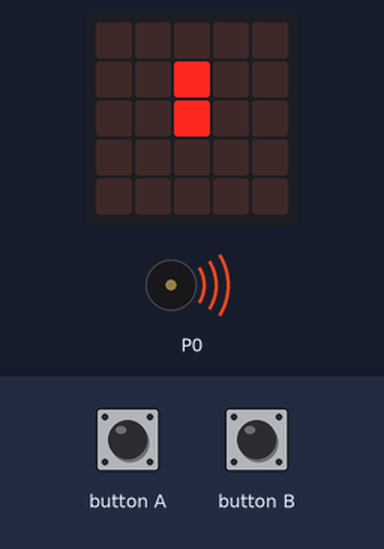
A program run on a simulated BBC micro:bit (MakeCode). Shown: the board's 5×5 LED display, buzzer (waves = sounding). Inputs (shaded band) come from the test bench. Random numbers come from a fixed seed.

Above: at 1.2 s.
1.3 s: button A pressed for 0.15 s
2.0 s: button B pressed for 0.15 s
At 3.4 s:
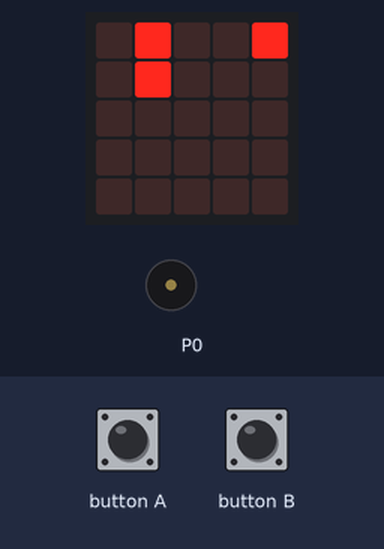
4.5 s: button A pressed for 0.15 s
At 6.5 s:
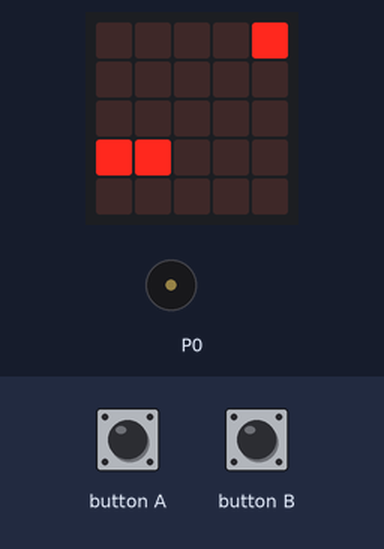
7.6 s: button B pressed for 0.15 s
At 9.5 s:
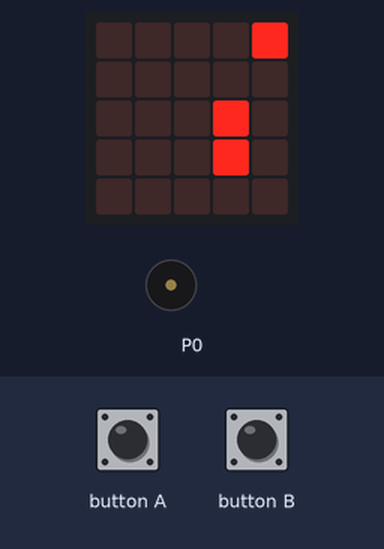
10.6 s: button A pressed for 0.15 s
At 12.6 s:
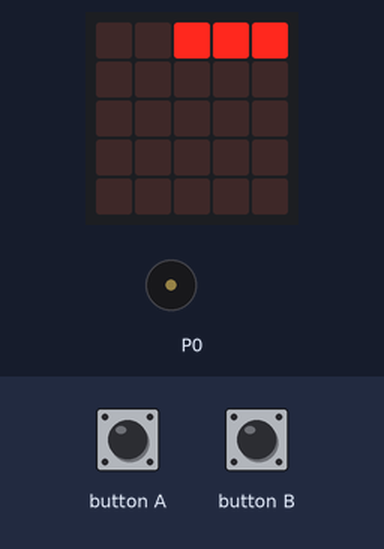
13.7 s: button B pressed for 0.15 s
At 15.6 s:
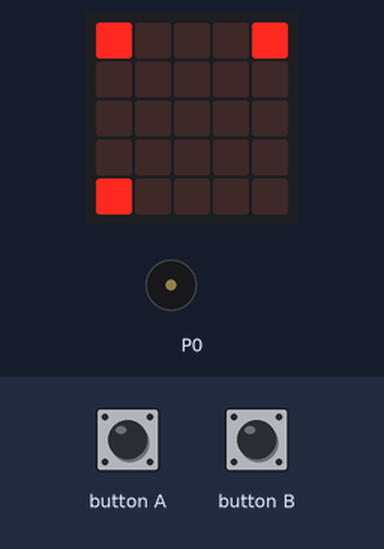
Timing chart, 0 to 17.1 s (numbered marks = the images above; inputs shaded):
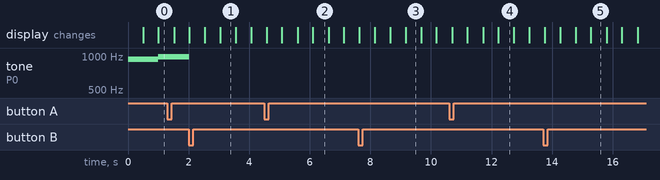

Measured:
- what the display in image 1 shows lasts 0.6 s, from 3.0 s to 3.6 s

The program:

main.ts
```typescript
input.onButtonPressed(Button.A, function () {
    if (canMove == 0) {
        if (direction > 0) {
            direction += -1
            canMove = 1
        } else {
            direction = 3
            canMove = 1
        }
    }
})
input.onButtonPressed(Button.B, function () {
    if (canMove == 0) {
        if (direction < 3) {
            direction += 1
            canMove = 1
        } else {
            direction = 0
            canMove = 1
        }
    }
})
function snakeMove () {
    canMove = 0
    led.plot(foodX, foodY)
    if (run == 0) {
        if (direction == 0) {
            ypos += -1
        } else if (direction == 1) {
            xpos += 1
        } else if (direction == 2) {
            ypos += 1
        } else {
            xpos += -1
        }
        if (xpos == 5) {
            xpos = 0
        } else if (xpos == -1) {
            xpos = 4
        } else if (ypos == 5) {
            ypos = 0
        } else if (ypos == -1) {
            ypos = 4
        }
        foodTemp = 0
    }
    xList.unshift(xpos)
    yList.unshift(ypos)
    if (xList.length > length) {
        led.unplot(xList[length], yList[length])
        xList.pop()
        yList.pop()
        for (let index = 0; index < length; index++) {
            foodTemp += 1
            if (xpos == xList[foodTemp] && ypos == yList[foodTemp]) {
                run += 1
                basic.showIcon(IconNames.Sad)
                control.waitMicros(2000000)
                music.playTone(330, music.beat(BeatFraction.Whole))
                music.playTone(311, music.beat(BeatFraction.Whole))
                music.playTone(294, music.beat(BeatFraction.Whole))
                music.playTone(277, music.beat(BeatFraction.Breve))
                basic.showNumber(length)
                control.waitMicros(2000000)
                control.reset()
            }
        }
    }
    led.plot(xpos, ypos)
}
let food = 0
let foodTemp = 0
let run = 0
let direction = 0
let canMove = 0
let foodY = 0
let foodX = 0
let yList: number[] = []
let xList: number[] = []
let ypos = 0
let xpos = 0
let length = 0
length = 1
xpos = 2
ypos = 3
xList = [xpos]
yList = [ypos]
foodX = 2
foodY = 2
canMove = 0
loops.everyInterval(500, function () {
    snakeMove()
})
basic.forever(function () {
    if (xpos == foodX && ypos == foodY) {
        length += 1
        music.playTone(932, music.beat(BeatFraction.Half))
        music.playTone(988, music.beat(BeatFraction.Half))
        food = randint(0, 25 - length)
        foodX = 0
        foodY = 0
        for (let index = 0; index < food; index++) {
            if (foodX < 4) {
                foodX += 1
            } else {
                foodY += 1
                foodX = 0
            }
            foodTemp = 0
            for (let index = 0; index < length; index++) {
                if (foodX == xList[foodTemp] && foodY == yList[foodTemp]) {
                    if (foodX < 4) {
                        foodX += 1
                    } else {
                        foodY += 1
                        foodX = 0
                    }
                }
                foodTemp += 1
            }
        }
        led.plot(foodX, foodY)
    }
})
basic.forever(function () {
    control.waitMicros(500000)
    led.unplot(foodX, foodY)
    control.waitMicros(500000)
    led.plot(foodX, foodY)
})
```

test.ts
```typescript
// här hamnar tester och detta kompileras inte när det här paketet används som ett tillägg.
```
